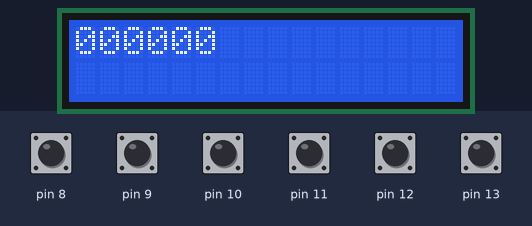
Bench run of a sketch on a simulated Arduino Uno, built with avr-gcc and run on an emulated ATmega328P. Parts: 16×2 character LCD. Inputs (shaded band) come from the test bench; at power-on: pin 8–13 HIGH. EEPROM starts erased; what the sketch prints to the serial monitor is not drawn.

Above: at 2.2 s.
2.3 s: pin 8 pulled LOW for 1 s
At 4.5 s:
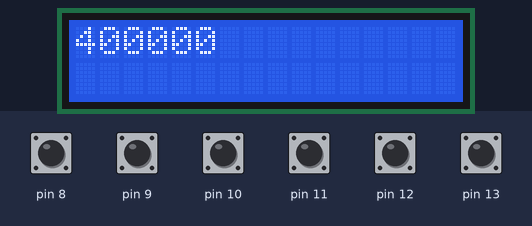
4.8 s: pin 9 pulled LOW for 0.15 s
At 5.8 s:
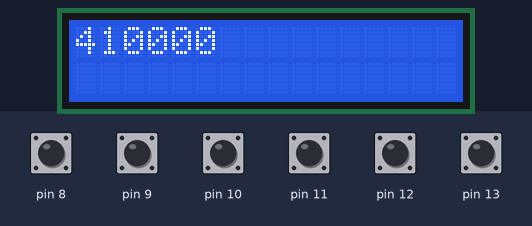
6.6 s: pin 10 pulled LOW for 0.15 s
At 8.1 s:
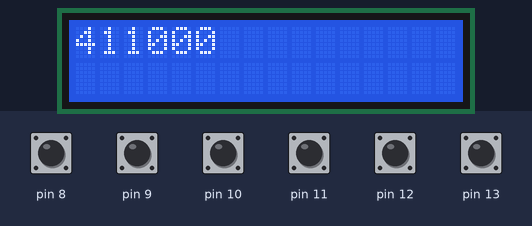
8.4 s: pin 11 pulled LOW for 0.15 s
At 9.6 s:
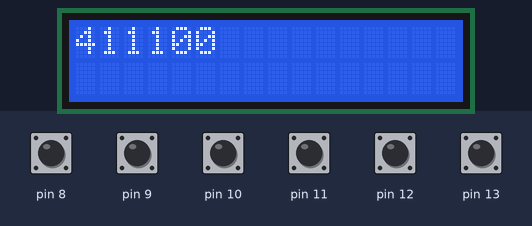
10.2 s: pin 12 pulled LOW for 0.15 s
At 11.0 s:
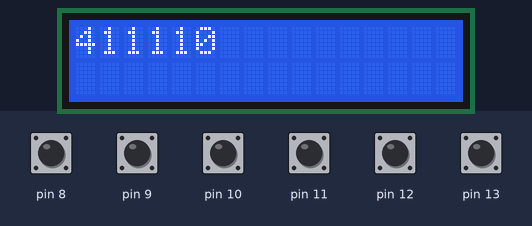
12.0 s: pin 13 pulled LOW for 0.15 s
At 13.6 s:
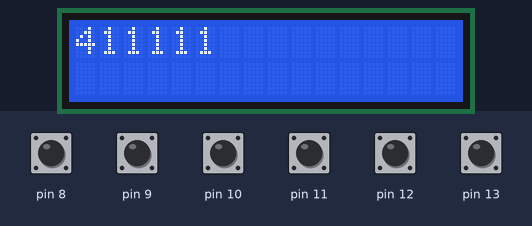
Timing chart, 0 to 15.1 s (numbered marks = the images above; inputs shaded):
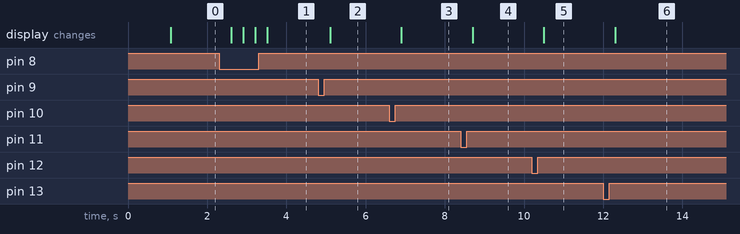

Measured:
- after the input at 2.3 s, the display: first changes after 0.31 s (image 1 shows a later state)
- after the input at 4.8 s, the display: changes after 0.30 s (image 2)
- after the input at 6.6 s, the display: changes after 0.30 s (image 3)
- after the input at 8.4 s, the display: changes after 0.30 s (image 4)
- after the input at 10.2 s, the display: changes after 0.30 s (image 5)

The sketch:

sketch_jun12b_retry.ino
```cpp
int c, d, e, h, g, f, i , t = 0, flag = 0;
#include<LiquidCrystal.h>
#include<EEPROM.h>
LiquidCrystal lcd(7, 6, 5, 4, 3, 2);
void setup()
{
EEPROM.write(0, 2);
EEPROM.write(1, 6);
EEPROM.write(2, 8);
EEPROM.write(3, 9);
EEPROM.write(4, 0);
EEPROM.write(5, 0);

lcd.begin(16, 2);
pinMode(8, INPUT_PULLUP);
pinMode(9, INPUT_PULLUP);
pinMode(10, INPUT_PULLUP);
pinMode(11, INPUT_PULLUP);
pinMode(12, INPUT_PULLUP);
pinMode(13, INPUT_PULLUP);
Serial.begin(9600);
i = 0;

lcd.setCursor(0, 0);
lcd.println("enter PIN ");
delay(1000);
lcd.clear();
}

void loop()
{
if (flag == 3)
{
lcd.clear();
lcd.print("Access denied ");
delay(5000);
lcd.clear();
delay(1000000000);
}


if (digitalRead(8) == 0)
{
c++;
delay(300);
if (c > 9)
{
c = 0;
}
}
lcd.setCursor(0, 0);
lcd.print(c);
if (digitalRead(9) == 0)
{
d++;
delay(300);
if (d > 9)
{
d = 0;
}
}
lcd.setCursor(1, 0);
lcd.print(d);
if (digitalRead(10) == 0)
{
e++;
delay(300);
if (e > 9)
{
e = 0;
}
}
lcd.setCursor(2, 0);
lcd.print(e);
if (digitalRead(11) == 0)
{
f++;
delay(300);
if (f > 9)
{
f = 0;
}
}
lcd.setCursor(3, 0);
lcd.print(f);
if (digitalRead(12) == 0)
{
g++;
delay(300);
if (g > 9)
{
g = 0;
}
}
lcd.setCursor(4, 0);
lcd.print(g);
if (digitalRead(13) == 0)
{
h++;
delay(300);
if (h > 9)
{
h = 0;
}
}
lcd.setCursor(5, 0);
lcd.print(h);
t++;
Serial.println(t);
if (t > 2500)
{
if (c == EEPROM.read(0) && d == EEPROM.read(1) && e == EEPROM.read(2) && f == EEPROM.read(3) && g == EEPROM.read(4) && EEPROM.read(5) == h)
{
lcd.clear();
lcd.println("Access granted ");
delay(5000);
delay(10000000000000);
}
else
{
flag++;
if (flag < 3)
{
lcd.clear();
lcd.setCursor(0, 0);
lcd.print("try again");
delay(1000);
lcd.clear();
}
}
t = 0;
c = 0;
d = 0;
e = 0;
f = 0;
g = 0;
h = 0;
}
}
```
